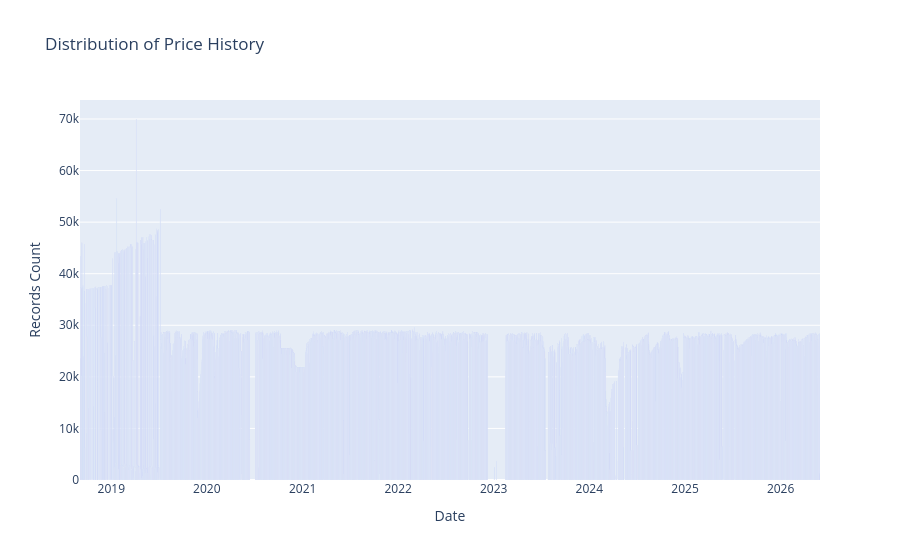

The code cell stored with this chart in its notebook:
### Markdown cell above
## This is historical data from the `pricehistory` Mongo collection.  This is updated via the `updatepricehistory.py` script.

### Code cell
# https://plot.ly/python/bar-charts/

data = [Bar(
        x=grouped_df['date'],
        y=grouped_df['count']
    )]

layout = Layout(
        title='Distribution of Price History',
        xaxis=dict(
            title='Date'
        ),
        yaxis=dict(
            title='Records Count'
        )
    )

fig = Figure(data=data, layout=layout)

iplot(fig)

### Figure 1 — Plotly figure (JSON) as saved in the notebook; plotly's stock layout.template omitted (floating-point values rounded to 4 significant figures; data arrays with more than 128 entries replaced by an {"elided": "..."} marker saying what was removed)
{"data": [{"type": "bar", "x": {"elided": "2602 str values"}, "y": {"elided": "2602 int values"}}], "layout": {"title": {"text": "Distribution of Price History"}, "xaxis": {"title": {"text": "Date"}}, "yaxis": {"title": {"text": "Records Count"}}}}
